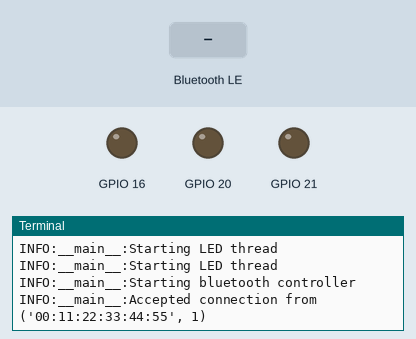
This program was run on a simulated Raspberry Pi (BCM pin numbers). Parts: output pins drawn as LEDs (lit = HIGH), the last lines printed to the terminal. The inputs (shaded band) are chosen by the test bench. A phone connects over Bluetooth after 1 s; threads take turns every 2 ms; the clock reads 2024-03-15 10:24:30 at power-on unless the program sets it.

Above: at 1.2 s.
1.3 s: "0" written over Bluetooth
At 2.4 s:
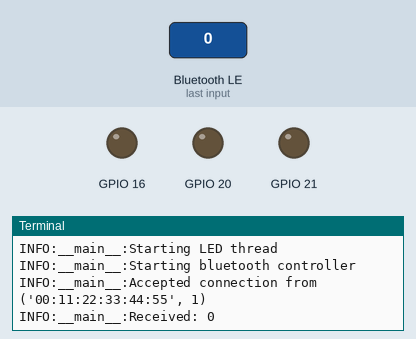
2.8 s: "on" written over Bluetooth
At 3.6 s:
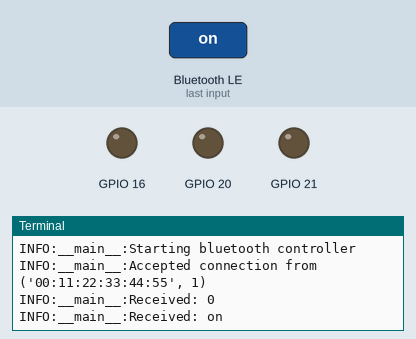
4.3 s: "off" written over Bluetooth
At 4.7 s:
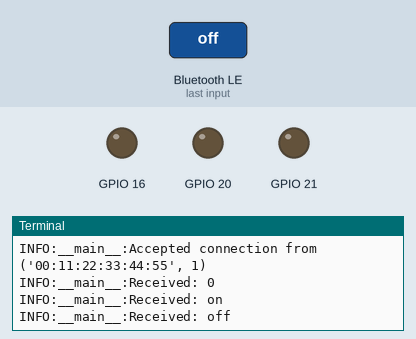

Measured:
- after the input at 1.3 s, the terminal: prints a new line at once (image 1)
- after the input at 2.8 s, the terminal: prints a new line at once (image 2)
- after the input at 4.3 s, the terminal: prints a new line at once (image 3)

The program:

light_controller.py
```python
#!/usr/bin/python3

import bluetooth
import RPi.GPIO as GPIO

import threading
import time
import logging
import re

#
# Light Controller
#
class LightController():
    def __init__(self, name, led_id):
        self.name = name
        self.led_id = led_id
        self.state = 0
        self.laststate = 0
        self.led_timer = 0

        logger.info("Starting LED thread")
        GPIO.setup(self.led_id, GPIO.OUT)
        GPIO.output(self.led_id, 0)

        self._running = True
        self.thread = threading.Thread(target=self.run, name=name)
        self.thread.start()

    def setState(self, led_state, led_timer):
        self.state = int(led_state)
        self.led_timer = int(led_timer)

        #
        # Enable/disable the timer
        #
        if int(led_timer) > 0:
            self.laststate = int(led_state)

    def terminate(self):
        self._running = False

    def run(self):
        while self._running:
            time.sleep(0.05)
            if self.laststate != self.state and self.led_timer == 0:
                logger.info ("LED {0} GPIO {1} STATE {2}".format(self.name.ljust(5), self.led_id, self.state))
                GPIO.output(self.led_id, self.state)
                self.laststate = self.state

            if self.led_timer > 0 and self.laststate == 1:
                time.sleep(self.led_timer / 1000)
                logger.info ("LED {0} GPIO {1} STATE {2} TIMER {3}".format(self.name.ljust(5), self.led_id, self.state, self.led_timer))
                GPIO.output(self.led_id, self.state)
                if (self.state == 1): self.state = 0
                elif (self.state == 0): self.state = 1


#
# Main method
#
if __name__ == "__main__":
    #
    # Start the logger
    #
    logger = logging.getLogger(__name__)
    logging.basicConfig(level=logging.DEBUG)
    logger.info("Starting LED and Bluethoot control")

    #
    # Define the raspberrypi leds
    #
    LEFT_LED=21
    RIGHT_LED=20
    LIGHT1_LED=16

    #
    # Programming the GPIO by BCM pin numbers. (like PIN40 as GPIO21)
    #
    GPIO.setmode(GPIO.BCM)
    GPIO.setwarnings(False)

    #
    # Start the lights
    #
    controller_left = LightController('Left', LEFT_LED)
    controller_right = LightController('Right', RIGHT_LED)
    controller_1 = LightController('One', LIGHT1_LED)

    #
    # Define the server socket
    #
    logger.info("Starting bluetooth controller")
    server_socket = bluetooth.BluetoothSocket( bluetooth.RFCOMM )
    port = 1
    server_socket.bind(("", port))
    server_socket.listen(1)
    while True:
        client_socket, address = server_socket.accept()
        logger.info("Accepted connection from " + str(address))

        while True:
            try:
                data = client_socket.recv(1024).decode('utf-8')
                logger.info ("Received: %s" % data)

                m = re.compile("(\d),(\d),(\d+);").search(data)

                if (m):
                    state = m.group(2)
                    timer = m.group(3)
                    if (m.group(1) == '0'):
                        controller_left.setState(state, timer)

                    elif (m.group(1) == '1'):
                        controller_right.setState(state, timer)

                    elif (m.group(1) == '2'):
                        controller_1.setState(state, timer)

                if (data == "q"):
                    logger.info ("Quit")
                    break

            except bluetooth.btcommon.BluetoothError as error:
                logger.info ("Caught BluetoothError: %s" % error)
                time.sleep(0.5)
                client_socket.close()
                break

        if (data == "q"):
            controller_left.terminate()
            controller_right.terminate()
            controller_1.terminate()
            break

    client_socket.close()
    server_socket.close()
```
